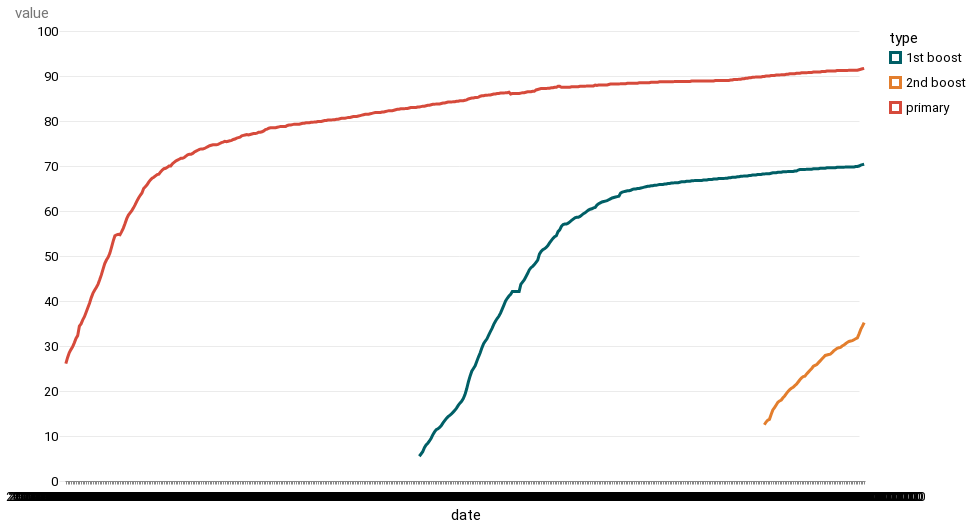

Here is the notebook cell this chart was saved with:
### Code cell
alt.Chart(progress_65plus).mark_line().encode(
    x=alt.X("date:O"),
    y="value",
    color=alt.Color("type:N"),
)

### Figure 1 — Vega-Lite specification as saved in the notebook (floating-point values rounded to 4 significant figures; data arrays with more than 128 entries replaced by an {"elided": "..."} marker saying what was removed)
{"config": {"view": {"width": 800, "height": 450, "strokeOpacity": 0}, "background": "#ffffff", "title": {"anchor": "start", "font": "Summit Sans", "fontColor": "palette[\"black\"]", "fontSize": 18, "fontWeight": "normal"}, "arc": {"fill": "#00d4d8"}, "area": {"fill": "#00d4d8"}, "line": {"stroke": "#00d4d8", "strokeWidth": 3}, "path": {"stroke": "#00d4d8"}, "rect": {"fill": "#00d4d8"}, "shape": {"stroke": "#00d4d8"}, "bar": {"fill": "#00d4d8"}, "point": {"stroke": "#00d4d8"}, "symbol": {"fill": "#00d4d8", "size": 30}, "axis": {"titleFont": "Roboto", "titleFontSize": 15, "titleFontWeight": "normal", "labelFont": "Roboto, sans", "labelFontSize": 13, "labelFontWeight": "normal"}, "axisX": {"labelAngle": 0, "labelPadding": 6, "tickSize": 3, "grid": false}, "axisY": {"labelBaseline": "middle", "maxExtent": 45, "minExtent": 45, "titleAlign": "left", "titleAngle": 0, "titleX": -45, "titleY": -11, "domainOpacity": 0, "gridWidth": 0.6, "gridColor": "#dddddd", "offset": 6, "tickSize": 0, "titleColor": "#767676"}, "legend": {"titleFont": "Roboto", "titleFontSize": 15, "titleFontWeight": "normal", "symbolType": "square", "labelFont": "Roboto, sans", "labelFontSize": 13}, "range": {"category": ["#005f66", "#e37e2d", "#d64a3b", "#76b0ef", "#c1bc40"], "diverging": ["#e68a4f", "#f4bb6a", "#f9e39c", "#dadfe2", "#a6b7c6", "#849eae"], "heatmap": ["#7ff6f6", "#00eeef", "#00d4d8", "#00abb2", "#00848b", "#fbf2c7", "#00363d"], "ordinal": ["#7ff6f6", "#00eeef", "#00d4d8", "#00abb2", "#00848b", "#fbf2c7", "#00363d"], "ramp": ["#7ff6f6", "#00eeef", "#00d4d8", "#00abb2", "#00848b", "#fbf2c7", "#00363d"]}}, "data": {"name": "data-44611b926f77a15f9ef086694305e072"}, "mark": "line", "encoding": {"color": {"field": "type", "type": "nominal"}, "x": {"field": "date", "type": "ordinal"}, "y": {"field": "value", "type": "quantitative"}}, "$schema": "https://vega.github.io/schema/vega-lite/v4.17.0.json", "datasets": {"data-44611b926f77a15f9ef086694305e072": {"elided": "797 records"}}}
